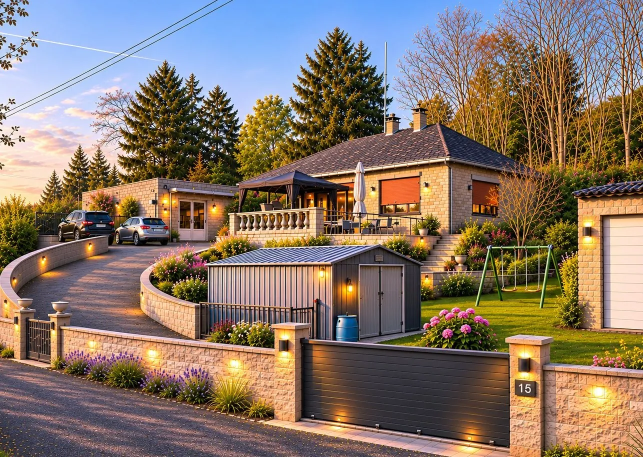
#> input picture custom_components/maison3d/www/maison3d-reference.webp, 1286 x 914 px (shown at 1/2 size)
$ python generate_variant_images.py
#> lines starting #> are read from the running program, lines starting #| are printed output that depends on the picture
#> in main, photo is the input picture: PIL image 1286x914 RGB; mean R, G, B 133.8, 117.6, 105
#!/usr/bin/env python3
"""Generate the bundled day/night weather photos from the reference photo.

Pure retouching of www/maison3d-reference.webp (no external images). The
reference is cropped to remove the interface drawn on its edges, so the
generated photos contain no buttons: cloudy = grey sky, rain = wet darker ground, snow = white
cover on grass/vegetation/roofs, storm = dark contrasted sky, fog = grey
veil, wind = cooler contrast; every night variant = blue moonlit grade that
keeps the warm lamps and adds a glow around them.

Usage: python3 scripts/generate_variant_images.py   (requires Pillow + numpy)
"""
from __future__ import annotations

from pathlib import Path

import numpy as np
from PIL import Image, ImageFilter

WWW = Path(__file__).resolve().parents[1] / "custom_components" / "maison3d" / "www"
IMAGES = WWW / "images"
QUALITY = 80  # WebP, visually equivalent to the former JPEG files
# Region of the reference photo without the drawn interface (toolbars, slider…).
CLEAN_BOX = (80, 90, 1366, 1004)
F = np.float32


def save(array: np.ndarray, name: str) -> None:
    image = Image.fromarray((np.clip(array, 0, 1) * 255 + 0.5).astype(np.uint8))
    image.save(IMAGES / name, "WEBP", quality=QUALITY, method=6)


def blur(a: np.ndarray, radius: float) -> np.ndarray:
    img = Image.fromarray((np.clip(a, 0, 1) * 255).astype(np.uint8))
    return np.asarray(img.filter(ImageFilter.GaussianBlur(radius)), dtype=F) / 255.0


def lum(a: np.ndarray) -> np.ndarray:
    return a[..., 0] * 0.2126 + a[..., 1] * 0.7152 + a[..., 2] * 0.0722


def rows(a: np.ndarray, top: float, bottom: float) -> np.ndarray:
    return np.linspace(top, bottom, a.shape[0], dtype=F)[:, None, None]


def sky_mask(a: np.ndarray) -> np.ndarray:
    """Bright, bluish or pale pixels in the upper part of the picture."""
    l = lum(a)
    blueish = np.clip((a[..., 2] - a[..., 0]) * 4 + 0.4, 0, 1)
    pale = np.clip((l - 0.55) * 3, 0, 1)
    upper = np.clip(1.6 - np.linspace(0, 1, a.shape[0], dtype=F)[:, None] * 3.2, 0, 1)
    return blur((np.maximum(blueish, pale) * upper)[..., None].repeat(3, 2), 6)[..., :1]
#> returned value: shape (914, 1286, 1) float32


def desat(a: np.ndarray, amount: float) -> np.ndarray:
#> called with amount = 0.35
    return a * (1 - amount) + lum(a)[..., None] * amount
#> returned value: shape (914, 1286, 3) float32


def overcast(a: np.ndarray, sky=(0.70, 0.73, 0.77), dim: float = 0.86) -> np.ndarray:
    m = sky_mask(a)
    base = desat(a, 0.35) * dim
    clouds = np.array(sky, F) * (0.85 + 0.25 * blur(lum(a)[..., None].repeat(3, 2), 25)[..., :1])
    return base * (1 - m) + clouds * m


def rain(a: np.ndarray) -> np.ndarray:
    out = overcast(a, (0.55, 0.59, 0.64), 0.72)
    lower = rows(a, 0, 1) ** 2
#> lower = 914 values from 0 to 1
    wet = np.power(np.clip(out, 0, 1), 1.18) * np.array([0.92, 0.96, 1.04], F)
    return out * (1 - lower * 0.6) + wet * lower * 0.6


def snow(a: np.ndarray) -> np.ndarray:
    base = overcast(a, (0.84, 0.87, 0.91), 0.95)
    green = np.clip((a[..., 1] - np.maximum(a[..., 0], a[..., 2])) * 9 + 0.1, 0, 1)
    flat = np.clip(1 - np.abs(lum(a) - 0.45) * 1.6, 0, 1)
    noise = np.random.default_rng(7).random(a.shape[:2], dtype=F)
    cover = np.clip(green * 0.95 + flat * 0.5 * (noise > 0.3), 0, 1) * np.clip(rows(a, 0.4, 1.0)[..., 0], 0, 1)
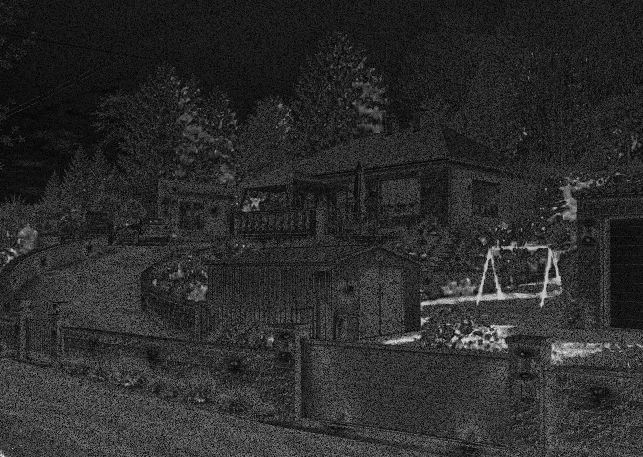
#> cover: shape (914, 1286) float32 (shown at 1/2 size); min 0, max 0.943, mean 0.172
    cover = blur(cover[..., None].repeat(3, 2), 1.4)[..., :1]
#> cover: shape (914, 1286, 1) float32
    white = np.array([0.93, 0.95, 0.99], F) * (0.9 + 0.1 * lum(a)[..., None])
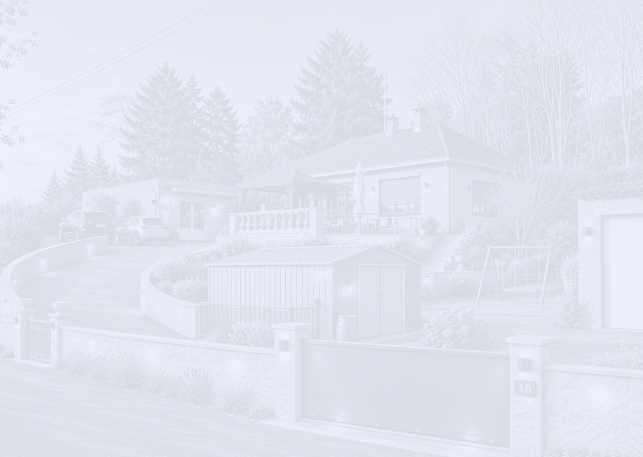
#> white: shape (914, 1286, 3) float32 (shown at 1/2 size); mean R, G, B 0.882, 0.899, 0.939
    return desat(base, 0.25) * (1 - cover) + white * cover


def storm(a: np.ndarray) -> np.ndarray:
    out = overcast(a, (0.30, 0.33, 0.40), 0.62)
#> in overcast (call 5), `base = desat(a, 0.35) * dim`:
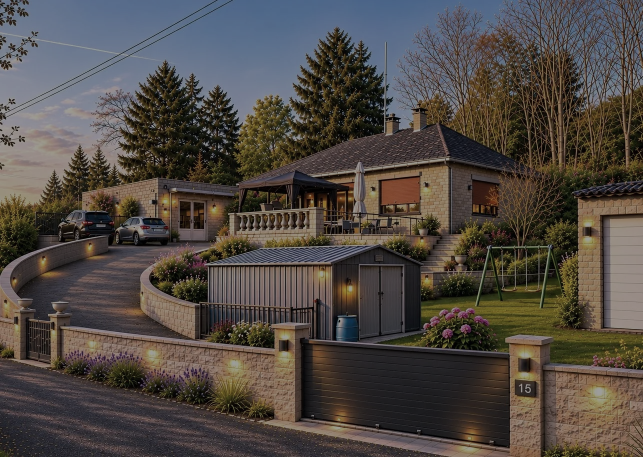
#> base: shape (914, 1286, 3) float32 (shown at 1/2 size); mean R, G, B 0.314, 0.288, 0.268
#> in overcast (call 5), `clouds = np.array(sky, F) * (0.85 + 0.25 * blur(lum(a)[..., None].repe..`:
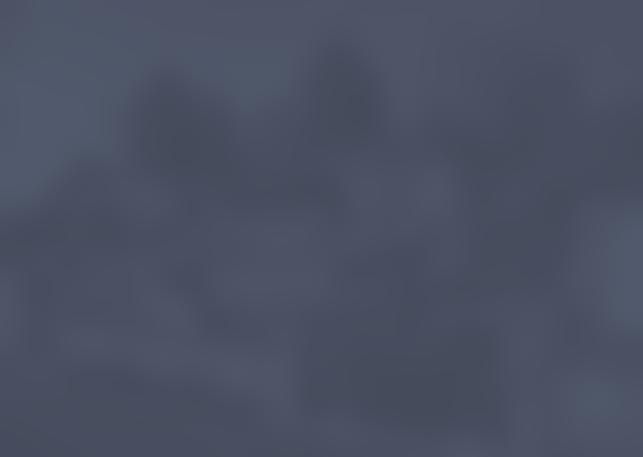
#> clouds: shape (914, 1286, 3) float32 (shown at 1/2 size); mean R, G, B 0.291, 0.32, 0.387
    return np.clip(np.power(out, 1.15) * rows(a, 0.75, 1.0), 0, 1)


def fog(a: np.ndarray, veil=(0.80, 0.83, 0.86), amount: float = 0.6) -> np.ndarray:
#> called with veil = (0.8, 0.83, 0.86), amount = 0.6
    soft = desat(blur(a, 2.4), 0.45)
#> in desat (call 7), `return a * (1 - amount) + lum(a)[..., None] * amount`:
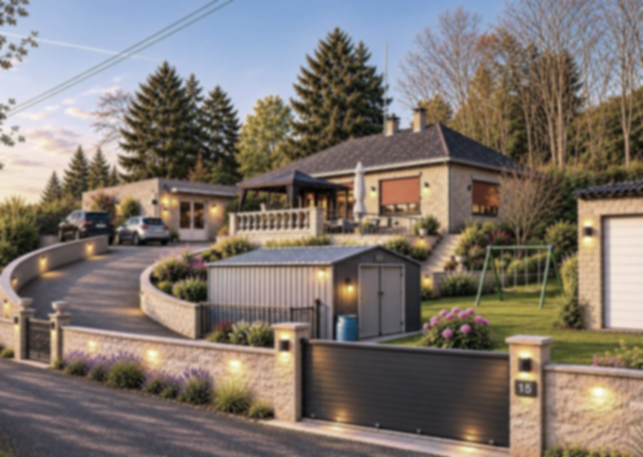
#> returned value: shape (914, 1286, 3) float32 (shown at 1/2 size); mean of channels 0, 1, 2 0.501, 0.466, 0.438; drawn as R, G, B
    mix = rows(a, amount, amount * 0.55)
#> mix = 914 values, max 0.6 at index 0, min 0.33 at index 913, mean 0.465
    return soft * (1 - mix) + np.array(veil, F) * mix
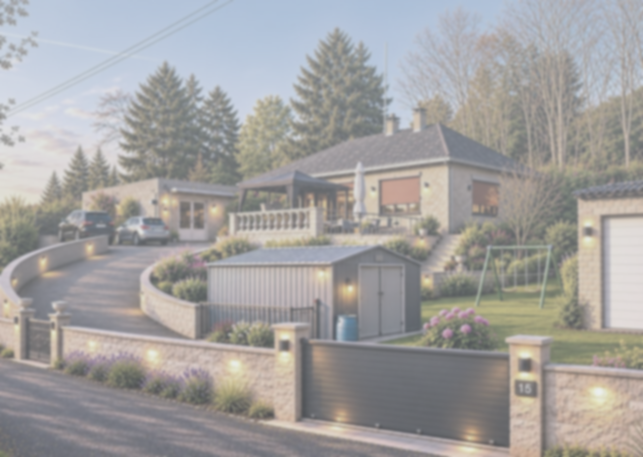
#> returned value: shape (914, 1286, 3) float32 (shown at 1/2 size); mean of channels 0, 1, 2 0.637, 0.63, 0.627; drawn as R, G, B


def wind(a: np.ndarray) -> np.ndarray:
    out = overcast(a, (0.66, 0.71, 0.78), 0.93)
    return np.clip((out - 0.5) * 1.08 + 0.5, 0, 1) * np.array([0.97, 0.99, 1.04], F)


def night(day: np.ndarray, lamps_from: np.ndarray, brightness: float = 0.38) -> np.ndarray:
    """Blue moonlit night; warm lamps of the original photo stay lit with a glow."""
#> called with brightness = 0.38
    day = np.clip(day, 0, 1)
    src = np.clip(lamps_from, 0, 1)
    warm = np.clip((src[..., 0] - src[..., 2]) * 2.4, 0, 1)
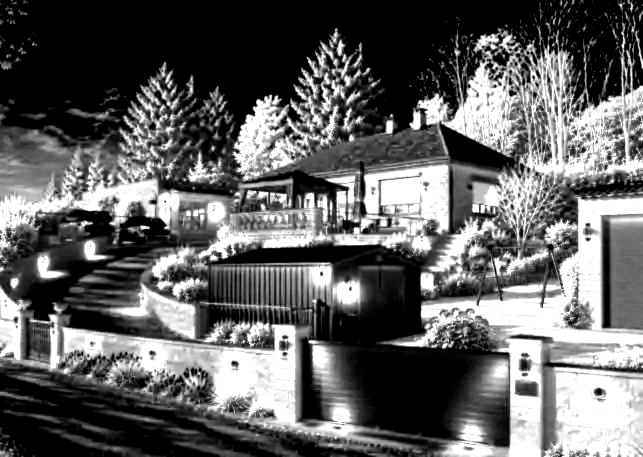
#> warm: shape (914, 1286) float32 (shown at 1/2 size); min 0, max 1, mean 0.382
    lamps = np.clip((lum(src) - 0.6) * 3.2, 0, 1) * warm
    glow = blur(lamps[..., None].repeat(3, 2), 16)[..., :1]
    out = np.power(day, 1.45) * brightness * np.array([0.62, 0.78, 1.18], F) + np.array([0.012, 0.022, 0.06], F)
    out = out * rows(day, 0.72, 1.0)
    l = lamps[..., None]
    out = out * (1 - l) + src * l * 1.05
    return out + glow * np.array([1.0, 0.78, 0.45], F) * 0.6


def main() -> None:
    photo = Image.open(WWW / "maison3d-reference.webp").convert("RGB")
    if photo.size[0] > 1400:  # original export with the drawn interface
        photo = photo.crop(CLEAN_BOX)
    ref = np.asarray(photo, dtype=F) / 255.0
    days = {
        "nuageux": overcast(ref), "pluie": rain(ref), "neige": snow(ref),
        "vent": wind(ref), "orage": storm(ref), "brouillard": fog(ref),
    }
    outputs = {"clair-jour.webp": ref, "clair-nuit.webp": night(ref, ref)}
    for name, day in days.items():
        outputs[f"{name}-jour.webp"] = day
        outputs[f"{name}-nuit.webp"] = night(day, ref, 0.5 if name == "neige" else 0.38)
#> this loop made 6 passes
#> name on passes 1 to 6: 'nuageux', 'pluie', 'neige', 'vent', 'orage', 'brouillard'
#> after the loop, outputs = 14 items
    outputs["brouillard-nuit.webp"] = fog(night(ref, ref), (0.16, 0.19, 0.25), 0.5)
    total = 0
    for name, array in outputs.items():
        save(array, name)
        size = (IMAGES / name).stat().st_size
        total += size
        print(f"{name}: {size // 1024} Ko")
#> this loop made 1 pass
#> after the loop, total = 0
    print(f"Total: {total / 1024 / 1024:.2f} Mo")


if __name__ == "__main__":
#> (the run stopped early here; a loop or call above may not have finished)

$ run again, with assets/maison3d-reference.jpg saved as custom_components/maison3d/www/maison3d-reference.webp
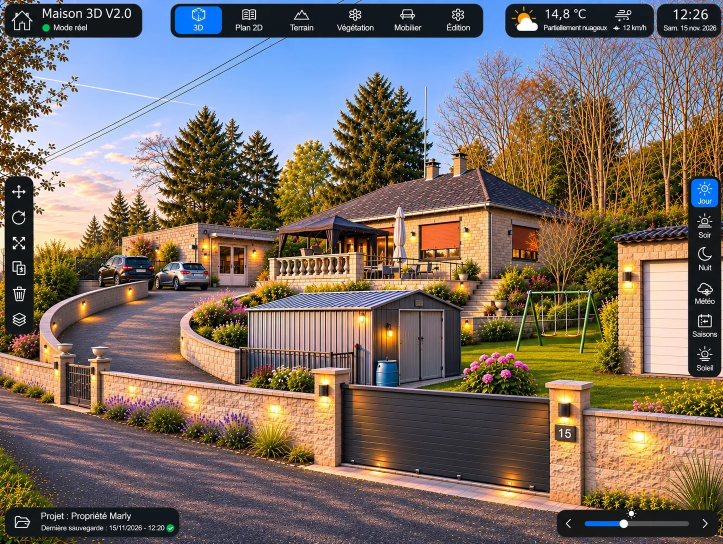
#> input picture assets/maison3d-reference.jpg, 1446 x 1088 px (shown at 1/2 size)
#> in main, photo is the input picture: PIL image 1446x1088 RGB; mean R, G, B 120.8, 108.4, 99.5
#> photo: PIL image 1286x914 RGB
#> in blur, `img = Image.fromarray((np.clip(a, 0, 1) * 255).astype(np.uint8))`:
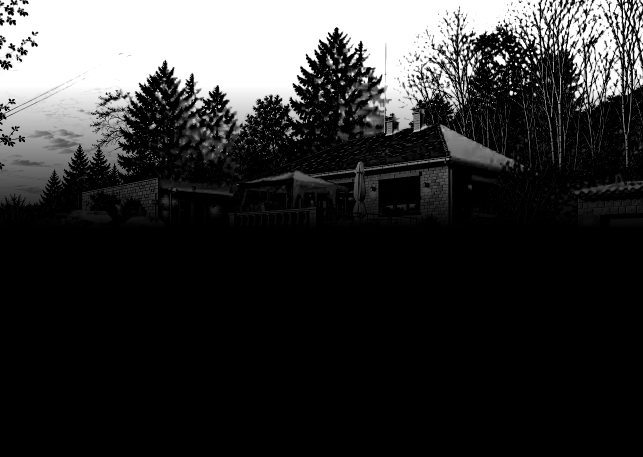
#> img: PIL image 1286x914 RGB (shown at 1/2 size); min 0, max 255, mean 51.7
#> lower = 914 values from 0 to 1
#> in snow, `cover = np.clip(green * 0.95 + flat * 0.5 * (noise > 0.3), 0, 1) * np...`:
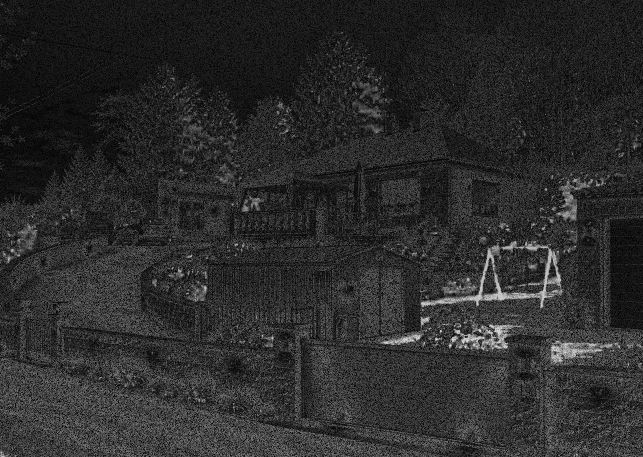
#> cover: shape (914, 1286) float32 (shown at 1/2 size); min 0, max 0.873, mean 0.173
#> mix = 914 values, max 0.6 at index 0, min 0.33 at index 913, mean 0.465
#> the loop in main, `for name, day in days.items():` made 6 passes
#> name on passes 1 to 6: 'nuageux', 'pluie', 'neige', 'vent', 'orage', 'brouillard'
#> after the loop in main, `for name, day in days.items():`: outputs = 14 items
#> the loop in main, `for name, array in outputs.items():` made 1 pass
#> after the loop in main, `for name, array in outputs.items():`: total = 0
